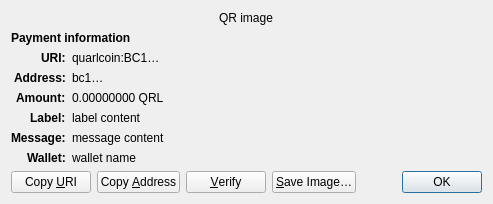
<?xml version="1.0" encoding="UTF-8"?>
<ui version="4.0">
 <class>ReceiveRequestDialog</class>
 <widget class="QDialog" name="ReceiveRequestDialog">
  <property name="geometry">
   <rect>
    <x>0</x>
    <y>0</y>
    <width>413</width>
    <height>229</height>
   </rect>
  </property>
  <property name="windowTitle">
   <string>Request payment to …</string>
  </property>
  <layout class="QGridLayout" name="gridLayout" columnstretch="0,1">
   <property name="sizeConstraint">
    <enum>QLayout::SetFixedSize</enum>
   </property>
   <item row="0" column="0" colspan="2" alignment="Qt::AlignHCenter">
    <widget class="QRImageWidget" name="qr_code">
     <property name="text">
      <string notr="true">QR image</string>
     </property>
     <property name="textInteractionFlags">
      <set>Qt::NoTextInteraction</set>
     </property>
    </widget>
   </item>
   <item row="1" column="0" colspan="2">
    <widget class="QLabel" name="payment_header">
     <property name="font">
      <font>
       <weight>75</weight>
       <bold>true</bold>
      </font>
     </property>
     <property name="text">
      <string>Payment information</string>
     </property>
     <property name="textInteractionFlags">
      <set>Qt::NoTextInteraction</set>
     </property>
    </widget>
   </item>
   <item row="2" column="0" alignment="Qt::AlignRight|Qt::AlignTop">
    <widget class="QLabel" name="uri_tag">
     <property name="font">
      <font>
       <weight>75</weight>
       <bold>true</bold>
      </font>
     </property>
     <property name="text">
      <string notr="true">URI:</string>
     </property>
     <property name="textFormat">
      <enum>Qt::PlainText</enum>
     </property>
     <property name="textInteractionFlags">
      <set>Qt::NoTextInteraction</set>
     </property>
    </widget>
   </item>
   <item row="2" column="1" alignment="Qt::AlignTop">
    <widget class="QLabel" name="uri_content">
     <property name="text">
      <string notr="true">quarlcoin:BC1…</string>
     </property>
     <property name="textFormat">
      <enum>Qt::RichText</enum>
     </property>
     <property name="wordWrap">
      <bool>true</bool>
     </property>
     <property name="textInteractionFlags">
      <set>Qt::TextSelectableByMouse</set>
     </property>
    </widget>
   </item>
   <item row="3" column="0" alignment="Qt::AlignRight|Qt::AlignTop">
    <widget class="QLabel" name="address_tag">
     <property name="font">
      <font>
       <weight>75</weight>
       <bold>true</bold>
      </font>
     </property>
     <property name="text">
      <string>Address:</string>
     </property>
     <property name="textInteractionFlags">
      <set>Qt::NoTextInteraction</set>
     </property>
    </widget>
   </item>
   <item row="3" column="1" alignment="Qt::AlignTop">
    <widget class="QLabel" name="address_content">
     <property name="text">
      <string notr="true">bc1…</string>
     </property>
     <property name="textFormat">
      <enum>Qt::PlainText</enum>
     </property>
     <property name="textInteractionFlags">
      <set>Qt::TextSelectableByMouse</set>
     </property>
    </widget>
   </item>
   <item row="4" column="0" alignment="Qt::AlignRight|Qt::AlignTop">
    <widget class="QLabel" name="amount_tag">
     <property name="font">
      <font>
       <weight>75</weight>
       <bold>true</bold>
      </font>
     </property>
     <property name="text">
      <string>Amount:</string>
     </property>
     <property name="textInteractionFlags">
      <set>Qt::NoTextInteraction</set>
     </property>
    </widget>
   </item>
   <item row="4" column="1" alignment="Qt::AlignTop">
    <widget class="QLabel" name="amount_content">
     <property name="text">
      <string notr="true">0.00000000 QRL</string>
     </property>
     <property name="textFormat">
      <enum>Qt::PlainText</enum>
     </property>
     <property name="textInteractionFlags">
      <set>Qt::TextSelectableByMouse</set>
     </property>
    </widget>
   </item>
   <item row="5" column="0" alignment="Qt::AlignRight|Qt::AlignTop">
    <widget class="QLabel" name="label_tag">
     <property name="font">
      <font>
       <weight>75</weight>
       <bold>true</bold>
      </font>
     </property>
     <property name="text">
      <string>Label:</string>
     </property>
     <property name="textInteractionFlags">
      <set>Qt::NoTextInteraction</set>
     </property>
    </widget>
   </item>
   <item row="5" column="1" alignment="Qt::AlignTop">
    <widget class="QLabel" name="label_content">
     <property name="text">
      <string notr="true">label content</string>
     </property>
     <property name="textFormat">
      <enum>Qt::PlainText</enum>
     </property>
     <property name="wordWrap">
      <bool>true</bool>
     </property>
     <property name="textInteractionFlags">
      <set>Qt::TextSelectableByMouse</set>
     </property>
    </widget>
   </item>
   <item row="6" column="0" alignment="Qt::AlignRight|Qt::AlignTop">
    <widget class="QLabel" name="message_tag">
     <property name="font">
      <font>
       <weight>75</weight>
       <bold>true</bold>
      </font>
     </property>
     <property name="text">
      <string>Message:</string>
     </property>
     <property name="textInteractionFlags">
      <set>Qt::NoTextInteraction</set>
     </property>
    </widget>
   </item>
   <item row="6" column="1" alignment="Qt::AlignTop">
    <widget class="QLabel" name="message_content">
     <property name="text">
      <string notr="true">message content</string>
     </property>
     <property name="textFormat">
      <enum>Qt::PlainText</enum>
     </property>
     <property name="wordWrap">
      <bool>true</bool>
     </property>
     <property name="textInteractionFlags">
      <set>Qt::TextSelectableByMouse</set>
     </property>
    </widget>
   </item>
   <item row="7" column="0" alignment="Qt::AlignRight|Qt::AlignTop">
    <widget class="QLabel" name="wallet_tag">
     <property name="font">
      <font>
       <weight>75</weight>
       <bold>true</bold>
      </font>
     </property>
     <property name="text">
      <string>Wallet:</string>
     </property>
     <property name="textInteractionFlags">
      <set>Qt::NoTextInteraction</set>
     </property>
    </widget>
   </item>
   <item row="7" column="1" alignment="Qt::AlignTop">
    <widget class="QLabel" name="wallet_content">
     <property name="text">
      <string notr="true">wallet name</string>
     </property>
     <property name="textFormat">
      <enum>Qt::PlainText</enum>
     </property>
     <property name="wordWrap">
      <bool>true</bool>
     </property>
     <property name="textInteractionFlags">
      <set>Qt::TextSelectableByMouse</set>
     </property>
    </widget>
   </item>
   <item row="8" column="0" colspan="2">
    <layout class="QHBoxLayout" name="horizontalLayout">
     <item>
      <widget class="QPushButton" name="btnCopyURI">
       <property name="text">
        <string>Copy &amp;URI</string>
       </property>
       <property name="autoDefault">
        <bool>false</bool>
       </property>
      </widget>
     </item>
     <item>
      <widget class="QPushButton" name="btnCopyAddress">
       <property name="text">
        <string>Copy &amp;Address</string>
       </property>
       <property name="autoDefault">
        <bool>false</bool>
       </property>
      </widget>
     </item>
     <item>
      <widget class="QPushButton" name="btnVerify">
       <property name="text">
        <string>&amp;Verify</string>
       </property>
       <property name="toolTip">
        <string>Verify this address on e.g. a hardware wallet screen</string>
       </property>
       <property name="autoDefault">
        <bool>false</bool>
       </property>
      </widget>
     </item>
     <item>
      <widget class="QPushButton" name="btnSaveAs">
       <property name="text">
        <string>&amp;Save Image…</string>
       </property>
       <property name="autoDefault">
        <bool>false</bool>
       </property>
      </widget>
     </item>
     <item>
      <spacer name="horizontalSpacer_2">
       <property name="orientation">
        <enum>Qt::Horizontal</enum>
       </property>
       <property name="sizeHint" stdset="0">
        <size>
         <width>40</width>
         <height>20</height>
        </size>
       </property>
      </spacer>
     </item>
     <item>
      <widget class="QDialogButtonBox" name="buttonBox">
       <property name="focusPolicy">
        <enum>Qt::StrongFocus</enum>
       </property>
       <property name="standardButtons">
        <set>QDialogButtonBox::Ok</set>
       </property>
      </widget>
     </item>
    </layout>
   </item>
  </layout>
 </widget>
 <customwidgets>
  <customwidget>
   <class>QRImageWidget</class>
   <extends>QLabel</extends>
   <header>qt/qrimagewidget.h</header>
  </customwidget>
 </customwidgets>
 <tabstops>
  <tabstop>buttonBox</tabstop>
  <tabstop>btnCopyURI</tabstop>
  <tabstop>btnCopyAddress</tabstop>
  <tabstop>btnSaveAs</tabstop>
 </tabstops>
 <resources/>
 <connections>
  <connection>
   <sender>buttonBox</sender>
   <signal>accepted()</signal>
   <receiver>ReceiveRequestDialog</receiver>
   <slot>accept()</slot>
   <hints>
    <hint type="sourcelabel">
     <x>135</x>
     <y>230</y>
    </hint>
    <hint type="destinationlabel">
     <x>135</x>
     <y>126</y>
    </hint>
   </hints>
  </connection>
 </connections>
</ui>
